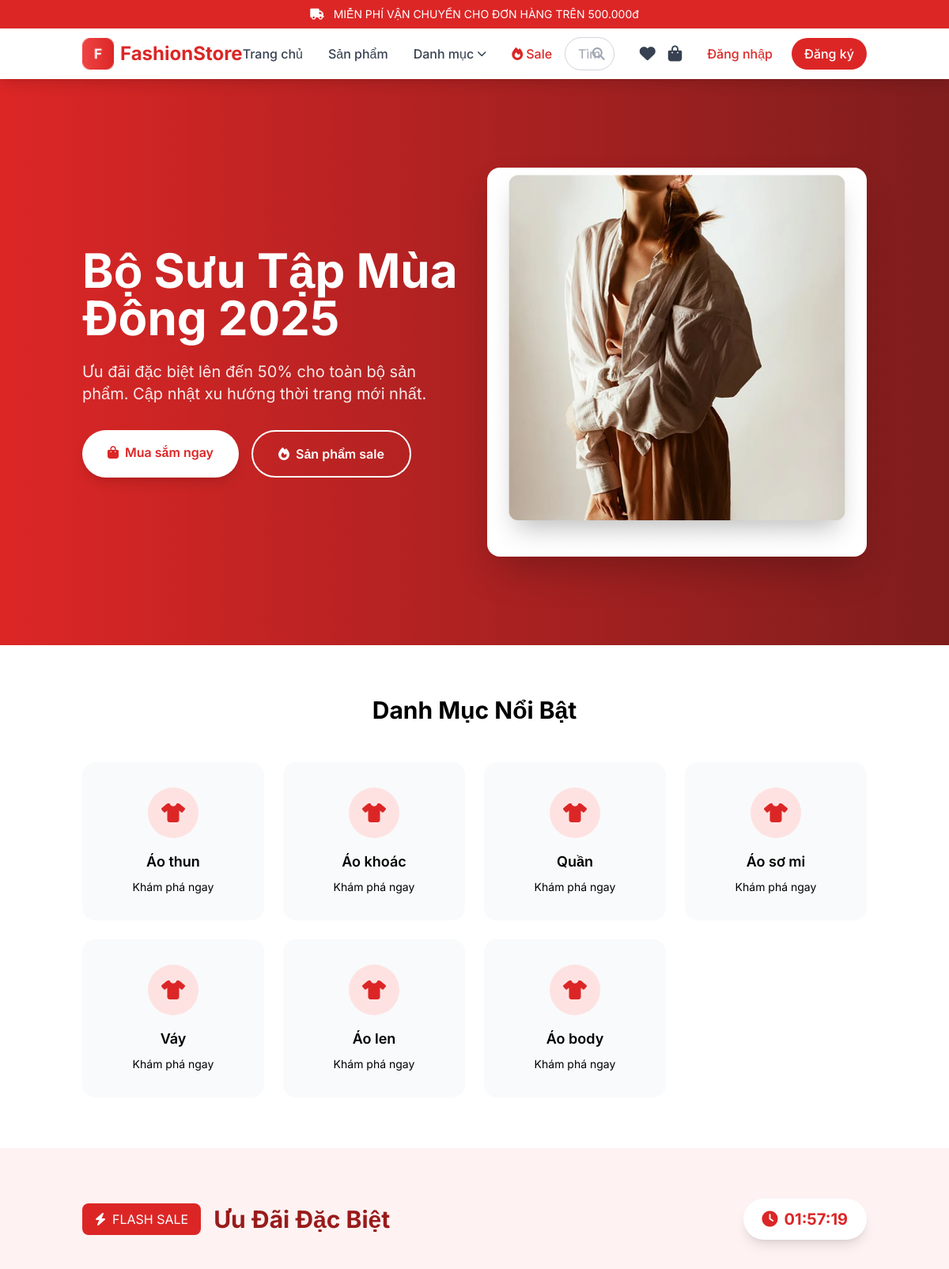
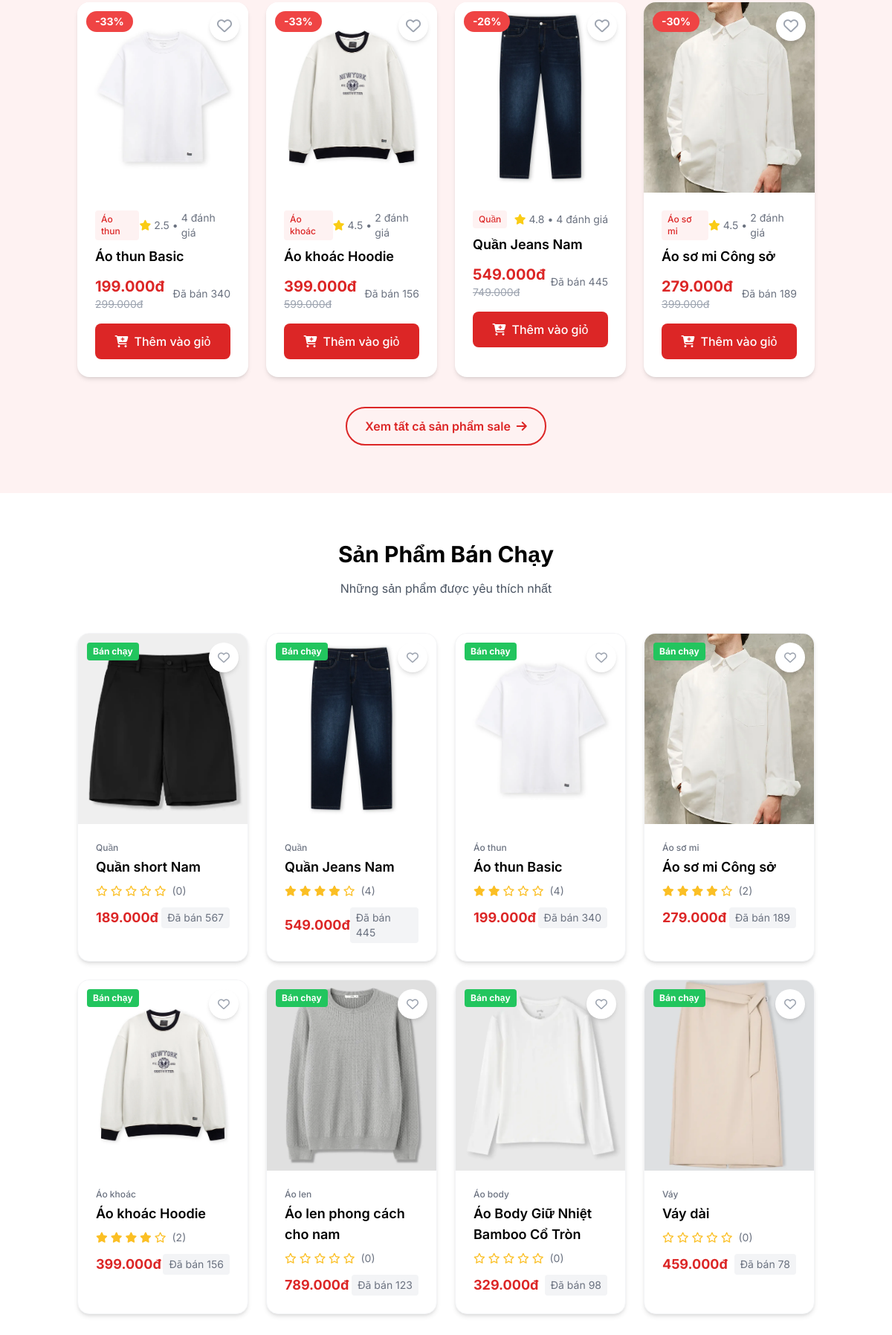
The page / (upper part) on the database its author committed (2 pictures, top to bottom).
### database.py (models this page shows)
class Product(db.Model):
    __tablename__ = 'products'
    id = db.Column(db.String(36), primary_key=True)
    name = db.Column(db.String(200), nullable=False)
    price = db.Column(db.Integer, nullable=False)
    old_price = db.Column(db.Integer, default=0)
    category = db.Column(db.String(100))
    image = db.Column(db.String(500))
    images = db.Column(db.Text)  # JSON array
    description = db.Column(db.Text)
    stock = db.Column(db.Integer, default=0)
    sizes = db.Column(db.Text)  # JSON array
    colors = db.Column(db.Text)  # JSON array
    color_images = db.Column(db.Text)  # JSON object mapping colors to image URLs
    rating = db.Column(db.Float, default=0.0)
    reviews = db.Column(db.Integer, default=0)
    sold = db.Column(db.Integer, default=0)
    featured = db.Column(db.Boolean, default=False)
    created_at = db.Column(db.DateTime, default=datetime.now)
    def to_dict(self):
        return {
            'id': self.id,
            'name': self.name,
            'price': self.price,
            'old_price': self.old_price,
            'category': self.category,
            'image': self.image,
            'images': json.loads(self.images) if self.images else [],
            'description': self.description,
            'stock': self.stock,
            'sizes': json.loads(self.sizes) if self.sizes else [],
            'colors': json.loads(self.colors) if self.colors else [],
            'color_images': json.loads(self.color_images) if self.color_images else {},
            'rating': self.rating,
            'reviews': self.reviews,
            'sold': self.sold,
            'featured': self.featured,
            'created_at': self.created_at.isoformat() if self.created_at else None
        }

### flask_clothing_store.py (the view)
@app.route('/')
def home():
    return render_template('home.html')

### flask_clothing_store.py (called while the page is built)
def format_price(price):
    return f"{price:,.0f}đ".replace(',', '.')

def get_cart():
    return session.get('cart', [])

def get_wishlist():
    user_email = session.get('user', {}).get('email')
    if user_email:
        user = User.query.get(user_email)
        if user:
            return json.loads(user.wishlist) if user.wishlist else []
    return []

def get_featured_products():
    products = Product.query.filter_by(featured=True).all()
    return [p.to_dict() for p in products]

def get_best_sellers():
    products = Product.query.order_by(Product.sold.desc()).limit(8).all()
    return [p.to_dict() for p in products]

def get_categories():
    categories = db.session.query(Product.category).distinct().all()
    return [c[0] for c in categories]

@app.context_processor
def utility_processor():
    return {
        'now': datetime.datetime.now(),
        'wishlist_count': lambda: len(get_wishlist()),
        'cart_count': lambda: len(get_cart()),
        'format_price': format_price,
        'get_featured_products': get_featured_products,
        'get_best_sellers': get_best_sellers,
        'get_categories': get_categories,
        'get_wishlist': get_wishlist
    }

### templates/home.html (shortened to what this page needs)
{% extends "base.html" %}
{% block content %}
<section class="bg-gradient-to-r from-red-600 to-red-900 text-white relative overflow-hidden">
    <div class="container mx-auto px-4 py-20 md:py-28">
        <div class="grid grid-cols-1 lg:grid-cols-2 gap-8 items-center">
            <div class="max-w-2xl">
                <h1 class="text-4xl md:text-6xl font-bold mb-6 leading-tight">Bộ Sưu Tập Mùa Đông 2025</h1>
                <p class="text-xl mb-8 opacity-90">Ưu đãi đặc biệt lên đến 50% cho toàn bộ sản phẩm. Cập nhật xu hướng thời trang mới nhất.</p>
                <div class="flex flex-wrap gap-4">
                    <a href="{{ url_for('products') }}" class="px-8 py-4 bg-white text-red-600 rounded-full font-semibold hover:bg-gray-100 transition shadow-lg">
                        <i class="fas fa-shopping-bag mr-2"></i>Mua sắm ngay
                    </a>
                    <a href="{{ url_for('sale_products') }}" class="px-8 py-4 bg-transparent border-2 border-white text-white rounded-full font-semibold hover:bg-white hover:text-red-600 transition">
                        <i class="fas fa-fire mr-2"></i>Sản phẩm sale
                    </a>
                </div>
            </div>
            <div class="hidden lg:block">
                <img src="/Images/FashionModel.jpg"
                     alt="Banner"
                     class="rounded-2xl shadow-2xl transform hover:scale-105 transition-transform duration-500">
            </div>
        </div>
    </div>
</section>
<section class="py-16 bg-white">
    <div class="container mx-auto px-4">
        <h2 class="text-3xl font-bold text-center mb-12">Danh Mục Nổi Bật</h2>
        <div class="grid grid-cols-2 md:grid-cols-4 gap-6">
            {% for category in get_categories() %}
            <a href="{{ url_for('products') }}?category={{ category }}" class="group">
                <div class="bg-gray-50 rounded-2xl p-8 text-center transition-all duration-300 group-hover:bg-red-600 group-hover:shadow-xl">
                    <div class="w-16 h-16 bg-red-100 rounded-full flex items-center justify-center mx-auto mb-4 group-hover:bg-red transition-colors">
                        <i class="fas fa-tshirt text-2xl text-red-600 group-hover:text-r-600"></i>
                    </div>
                    <h3 class="font-semibold text-lg group-hover:text-white">{{ category }}</h3>
                    <p class="text-sm text-black mt-2 group-hover:text-white">Khám phá ngay</p>
                </div>
            </a>
            {% endfor %}
        </div>
    </div>
</section>
<section class="py-16 bg-red-50">
    <div class="container mx-auto px-4">
        <div class="flex flex-col md:flex-row items-center justify-between mb-10">
            <div class="flex items-center mb-4 md:mb-0">
                <div class="bg-red-600 text-white px-4 py-2 rounded-lg mr-4">
                    <i class="fas fa-bolt mr-2"></i>FLASH SALE
                </div>
                <h2 class="text-3xl font-bold text-red-800">Ưu Đãi Đặc Biệt</h2>
            </div>
            <div class="bg-white px-6 py-3 rounded-full shadow-lg">
                <div class="flex items-center space-x-2 text-red-600 font-mono font-bold text-xl">
                    <i class="fas fa-clock"></i>
                    <span id="countdown">02:45:30</span>
                </div>
            </div>
        </div>
        <div class="grid grid-cols-1 sm:grid-cols-2 lg:grid-cols-4 gap-6">
            {% for product in get_featured_products()[:4] %}
            <div class="bg-white rounded-2xl shadow-md overflow-hidden product-card">
                <div class="relative">
                    <span class="absolute top-3 left-3 bg-red-500 text-white px-3 py-1 rounded-full text-sm font-bold sale-badge z-10">
                        -{{ ((product.old_price - product.price) / product.old_price * 100)|int }}%
                    </span>
                    {% set in_wishlist = product.id in get_wishlist() %}
                    <button onclick="toggleWishlist(this, '{{ product.id }}')"
                            class="absolute top-3 right-3 w-10 h-10 rounded-full flex items-center justify-center shadow-md transition-colors bg-white z-10
                               {% if in_wishlist %} text-red-500 {% else %} text-gray-400 hover:text-red-500 {% endif %}">
                        <i class="{% if in_wishlist %}fas{% else %}far{% endif %} fa-heart text-xl"></i>
                    </button>
                    <a href="{{ url_for('product_detail', pid=product.id) }}">
                        <img src="{{ product.image }}" alt="{{ product.name }}"
                             class="w-full h-64 object-cover hover:scale-105 transition-transform duration-300"
                             onmouseover="zoomImage(this)" onmouseout="resetZoom(this)">
                    </a>
                </div>
                <div class="p-6">
                    <div class="flex items-center justify-between mb-2">
                        <span class="text-xs font-medium text-red-600 bg-red-50 px-2 py-1 rounded">{{ product.category }}</span>
                        <div class="flex items-center text-sm text-gray-500">
                            <i class="fas fa-star text-yellow-400 mr-1"></i>
                            <span>{{ product.rating }}</span>
                            <span class="mx-1">•</span>
                            <span>{{ product.reviews }} đánh giá</span>
                        </div>
                    </div>
                    <h3 class="font-semibold text-lg mb-3 hover:text-red-600 transition-colors">
                        <a href="{{ url_for('product_detail', pid=product.id) }}">{{ product.name }}</a>
                    </h3>
                    <div class="flex items-center justify-between mb-4">
                        <div>
                            <div class="font-bold text-red-600 text-xl">{{ format_price(product.price) }}</div>
                            <div class="text-sm text-gray-400 line-through">{{ format_price(product.old_price) }}</div>
                        </div>
                        <div class="text-sm text-gray-500">Đã bán {{ product.sold }}</div>
                    </div>
                    <form method="post" action="{{ url_for('add_to_cart') }}">
                        <button type="submit" class="w-full bg-red-600 text-white py-3 rounded-lg hover:bg-red-700 transition-colors font-medium flex items-center justify-center">
                            <i class="fas fa-cart-plus mr-2"></i>Thêm vào giỏ
                        </button>
                    </form>
                </div>
            </div>
            {% endfor %}
        </div>
        <div class="text-center mt-10">
            <a href="{{ url_for('sale_products') }}" class="inline-flex items-center px-6 py-3 border-2 border-red-600 text-red-600 rounded-full hover:bg-red-600 hover:text-white transition-colors font-semibold">
                Xem tất cả sản phẩm sale
                <i class="fas fa-arrow-right ml-2"></i>
            </a>
        </div>
    </div>
</section>
<section class="py-16 bg-white">
    <div class="container mx-auto px-4">
        <h2 class="text-3xl font-bold text-center mb-4">Sản Phẩm Bán Chạy</h2>
        <p class="text-gray-600 text-center mb-12">Những sản phẩm được yêu thích nhất</p>
        <div class="grid grid-cols-1 sm:grid-cols-2 lg:grid-cols-4 gap-6">
            {% for product in get_best_sellers() %}
            <div class="bg-white rounded-2xl shadow-md overflow-hidden product-card border border-gray-100">
                <div class="relative">
                    <span class="absolute top-3 left-3 bg-green-500 text-white px-2 py-1 rounded text-xs font-bold z-10">
                        Bán chạy
                    </span>
                    <button onclick="addToWishlist('{{ product.id }}')"
                            class="absolute top-3 right-3 bg-white rounded-full w-10 h-10 flex items-center justify-center shadow-md hover:bg-red-50 z-10 transition-colors">
                        <i class="far fa-heart text-gray-400 hover:text-red-500"></i>
                    </button>
                    <a href="{{ url_for('product_detail', pid=product.id) }}">
                        <img src="{{ product.image }}" alt="{{ product.name }}"
                             class="w-full h-64 object-cover hover:scale-105 transition-transform duration-300">
                    </a>
                </div>
                <div class="p-6">
                    <div class="text-xs font-medium text-gray-500 mb-1">{{ product.category }}</div>
                    <h3 class="font-semibold text-lg mb-2 hover:text-red-600 transition-colors">
                        <a href="{{ url_for('product_detail', pid=product.id) }}">{{ product.name }}</a>
                    </h3>
                    <div class="flex items-center mb-3">
                        <div class="star-rating text-sm mr-2">
                            {% for i in range(5) %}
                                {% if i < product.rating|int %}
                                    <i class="fas fa-star"></i>
                                {% else %}
                                    <i class="far fa-star"></i>
                                {% endif %}
                            {% endfor %}
                        </div>
                        <span class="text-sm text-gray-500">({{ product.reviews }})</span>
                    </div>
                    <div class="flex items-center justify-between">
                        <div class="font-bold text-red-600 text-lg">{{ format_price(product.price) }}</div>
                        <div class="text-sm text-gray-500 bg-gray-100 px-2 py-1 rounded">
                            Đã bán {{ product.sold }}
                        </div>
                    </div>
                </div>
            </div>
            {% endfor %}
        </div>
    </div>
</section>
{% endblock %}

### templates/base.html (style rules this page uses)
* { font-family: 'Inter', sans-serif; }
.product-card { transition: all 0.3s ease; }
.sale-badge { animation: pulse 2s infinite; }
.star-rating { color: #fbbf24; }

### rows shown on the page
Product: old_price+price "33", image (picture), category "Áo thun", rating "2.5", reviews "4", name "Áo thun Basic", price "199.000đ", old_price "299.000đ", sold "340"
Product: old_price+price "33", image (picture), category "Áo khoác", rating "4.5", reviews "2", name "Áo khoác Hoodie", price "399.000đ", old_price "599.000đ", sold "156"
Product: old_price+price "26", image (picture), category "Quần", rating "4.8", reviews "4", name "Quần Jeans Nam", price "549.000đ", old_price "749.000đ", sold "445"
Product: old_price+price "30", image (picture), category "Áo sơ mi", rating "4.5", reviews "2", name "Áo sơ mi Công sở", price "279.000đ", old_price "399.000đ", sold "189"
Product: image (picture), category "Quần", name "Quần short Nam", rating 0 (drawn), reviews "0", price "189.000đ", sold "567"
Product: image (picture), category "Áo len", name "Áo len phong cách cho nam", rating 0 (drawn), reviews "0", price "789.000đ", sold "123"
Product: image (picture), category "Áo body", name "Áo Body Giữ Nhiệt Bamboo Cổ Tròn", rating 0 (drawn), reviews "0", price "329.000đ", sold "98"
Product: image (picture), category "Váy", name "Váy dài", rating 0 (drawn), reviews "0", price "459.000đ", sold "78"

### other values the page prints
{{ category }} "Áo thun" "Áo khoác" "Quần" "Áo sơ mi" "Váy" "Áo len" "Áo body"
